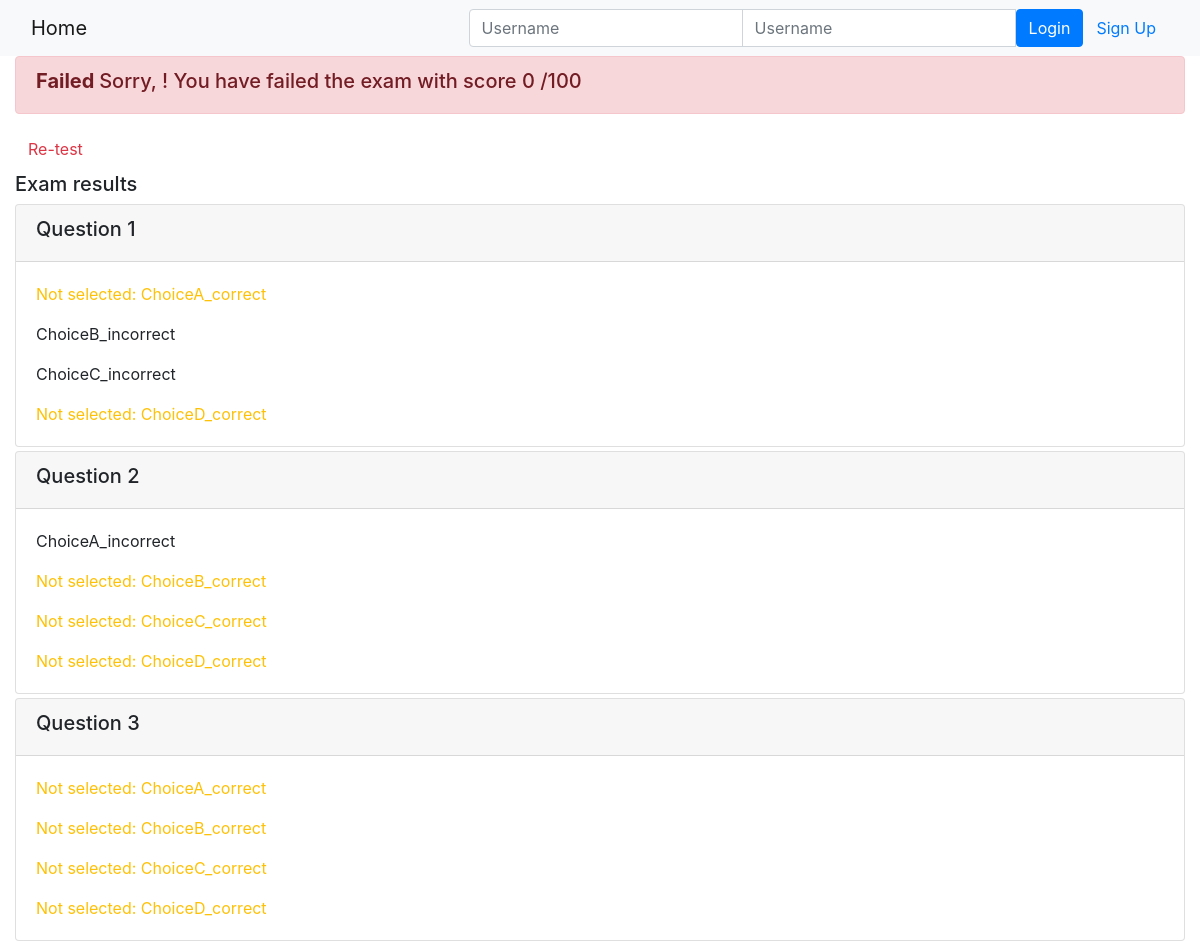
The page /onlinecourse/course/3/submission/3/result/ on the database its author committed.
### onlinecourse/models.py (models this page shows, shortened)
class Question(models.Model):
    course = models.ForeignKey(Course, on_delete=models.CASCADE)
    question_text = models.CharField(max_length=200, null=False)
    grade = models.IntegerField(default=10)

class Choice(models.Model):
    question = models.ForeignKey(Question, on_delete=models.CASCADE)
    choice_text = models.CharField(max_length=200, null=False)
    is_correct = models.BooleanField(default=False)

### onlinecourse/views.py (the view)
# urls.py: path('course/<int:course_id>/submission/<int:submission_id>/result/', views.show_exam_result, name="show_exam_result"),
def show_exam_result(request, course_id, submission_id):
    context = {}
    course = Course.objects.get(pk=course_id)
    submission = Submission.objects.get(pk=submission_id)
    choices = submission.choices.all()
    selected_ids = []
    for choice in choices:
        selected_ids.append(choice.id)
    correct_questions = []
    max_grade = 0
    for question in course.question_set.all():
        question_is_correct = True
        max_grade += question.grade
        for choice in question.choice_set.all():
            if (not choice.is_correct and choice.id in selected_ids) or (choice.is_correct and choice.id not in selected_ids):
                question_is_correct = False
                break
        if question_is_correct:
            correct_questions.append(question)
    total_score = 0
    for question in correct_questions:
        total_score += question.grade
    print(max_grade)
    print(total_score)
    grade = total_score * 100 / max_grade
    context["course"] = course
    context["selected_ids"] = selected_ids
    context["grade"] = grade
    return render(request, 'onlinecourse/exam_result_bootstrap.html', context)

### onlinecourse/templates/onlinecourse/exam_result_bootstrap.html (shortened to what this page needs)
<!DOCTYPE html>
<html lang="en">
<head>
    {% load static %}
    <link rel="stylesheet" href="https://maxcdn.bootstrapcdn.com/bootstrap/4.5.2/css/bootstrap.min.css">
</head>
<body>
    <nav class="navbar navbar-light bg-light">
        <div class="container-fluid">
            <div class="navbar-header">
                <a class="navbar-brand" href="{% url 'onlinecourse:index' %}">Home</a>
            </div>
            <ul class="nav navbar-nav navbar-right">
                {% if user.is_authenticated %}
                <li>
                    <a class="btn btn-link" href="#">{{ user.first_name }}({{ user.username }})</a>
                    <a class="btn btn-link" href="{% url 'onlinecourse:logout' %}">Logout</a>
                </li>
                {% else %}
                <li>
                    <form class="form-inline" action="{% url 'onlinecourse:login' %}" method="post">
                        <div class="input-group">
                            <input type="text" class="form-control" placeholder="Username" name="username">
                            <input type="password" class="form-control" placeholder="Username" name="psw">
                            <button class="btn btn-primary" type="submit">Login</button>
                            <a class="btn btn-link" href="{% url 'onlinecourse:registration' %}">Sign Up</a>
                        </div>
                    </form>
                </li>
                {% endif %}
            </ul>
        </div>
    </nav>
    <div class="container-fluid">
        {% if grade > 80 %}
        <div class="alert alert-success">
            <h5><b>Congratulations, {{ user.username }}</b>! You have passed the exam and completed the course with score {{ grade|floatformat:0 }} /100</h5>
        </div>
        {% else %}
        <div class="alert alert-danger">
            <h5><b>Failed </b>Sorry, {{ user.username }}! You have failed the exam with score {{ grade|floatformat:0 }} /100</h5>
        </div>
        <a class="btn btn-link text-danger" href="{% url 'onlinecourse:course_details' course.id %}">Re-test</a>
        {% endif %}
        <div class="card-columns-vertical mt-1">
            <h5 class="">Exam results</h5>
            {% for question in course.question_set.all %}
            <div class="card mt-1">
                <div class="card-header">
                    <h5>{{ question.question_text }}</h5>
                </div>
                <div class="card-body">
                    {% for choice in question.choice_set.all %}
                    {% if choice.is_correct and choice.id in selected_ids %}
                    <p class="card-text text-success"> Correct answer:
                        {% elif choice.is_correct and choice.id not in selected_ids %}
                    <p class="card-text text-warning"> Not selected:
                        {% elif not choice.is_correct and choice.id in selected_ids %}
                    <p class="card-text text-danger"> Incorrect answer:
                        {% else %}
                    <p class="card-text">
                        {% endif %}
                        {{ choice.choice_text }}
                    </p>
                    {% endfor %}
                </div>
            </div>
            {% endfor %}
        </div>
    </div>
</body>
</html>

### rows shown on the page
Question: question_text "Question 1"
Choice: shows "Not selected:", choice_text "ChoiceA_correct"
Choice: choice_text "ChoiceB_incorrect"
Choice: choice_text "ChoiceC_incorrect"
Choice: shows "Not selected:", choice_text "ChoiceD_correct"
Question: question_text "Question 2"
Choice: choice_text "ChoiceA_incorrect"
Choice: shows "Not selected:", choice_text "ChoiceB_correct"
Choice: shows "Not selected:", choice_text "ChoiceC_correct"
Choice: shows "Not selected:", choice_text "ChoiceD_correct"
Question: question_text "Question 3"
Choice: shows "Not selected:", choice_text "ChoiceA_correct"
Choice: shows "Not selected:", choice_text "ChoiceB_correct"
Choice: shows "Not selected:", choice_text "ChoiceC_correct"
Choice: shows "Not selected:", choice_text "ChoiceD_correct"

### other values the page prints
{{ grade|floatformat:0 }} "0"
